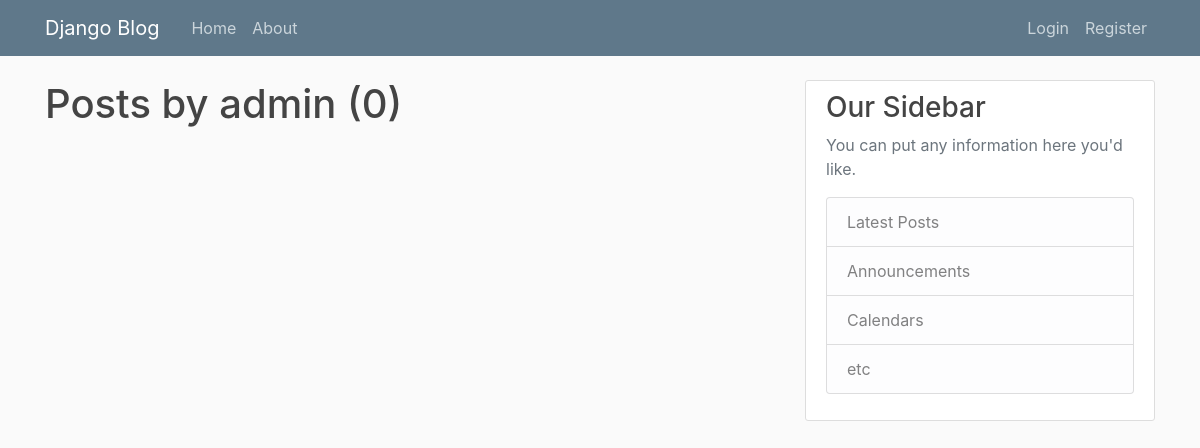
Page /post/admin on the earlier database version.
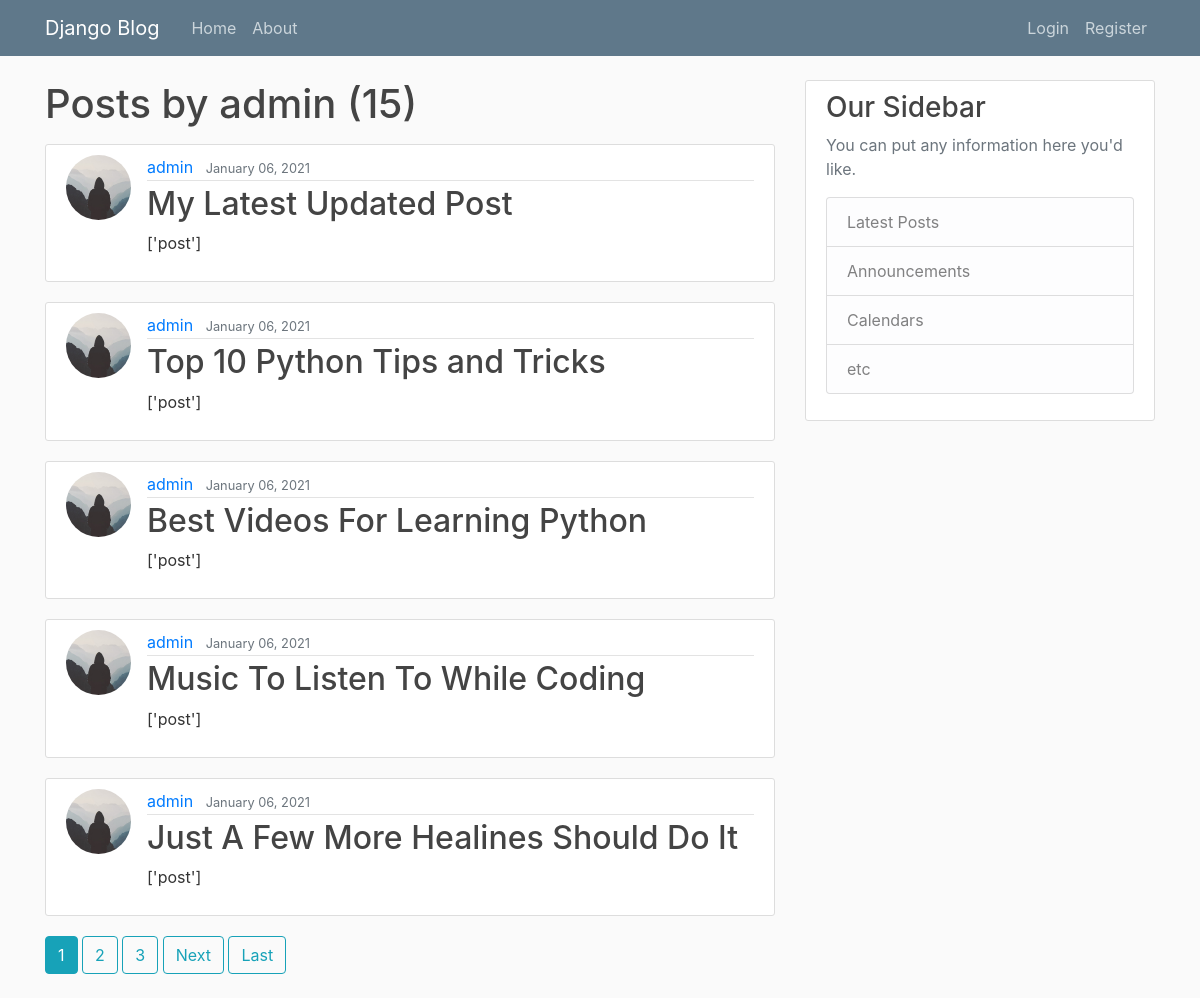
Same page on the later database version.
### blog/models.py (models this page shows, shortened)
class Post(models.Model):
    title=models.CharField(max_length=100)
    content=models.TextField()
    date_posted=models.DateTimeField(default=timezone.now)
    author=models.ForeignKey(User, on_delete=models.CASCADE)

### users/models.py (models this page shows, shortened)
class Profile(models.Model):
    user=models.OneToOneField(User, on_delete=models.CASCADE)
    image=models.ImageField(default='default.jpg',upload_to='profile_pics')

### blog/views.py (the view)
# urls.py: path('post/<str:username>', UserPostListView.as_view(), name='user-posts'),
class UserPostListView(ListView):
    model = Post
    template_name = 'user_posts.html'  # <app>/<model>_<viewtype>.html
    context_object_name = 'posts'
    ordering = ['-date_posted']
    paginate_by=5
    def get_queryset(self):
        user=get_object_or_404(User,username=self.kwargs.get('username'))
        return Post.objects.filter(author=user).order_by('-date_posted')

### templates/user_posts.html (shortened to what this page needs)
{% extends "base.html" %}
{% block content %}
<h1 class="mb-3">Posts by {{ view.kwargs.username }} ({{ page_obj.paginator.count }})</h1>
    {% for post in posts %}
        <article class="media content-section">
          <img class="rounded-circle article-img" src="{{ post.author.profile.image.url }}">
          <div class="media-body">
            <div class="article-metadata">
              <a class="mr-2" href="{% url 'user-posts' post.author.username  %}">{{ post.author }}</a>
              <small class="text-muted">{{ post.date_posted|date:"F d, Y" }}</small>
            </div>
            <h2><a class="article-title" href="{% url 'post-detail' post.id %}">{{ post.title }}</a></h2>
            <p class="article-content">{{ post.content }}</p>
          </div>
        </article>
    {% endfor %}
    {% if is_paginated %}
      {% for num in page_obj.paginator.page_range %}
        {% if page_obj.number == num %}
          <a class="btn btn-info mb-4" href="?page={{ num }}">{{ num }}</a>
        {% elif num > page_obj.number|add:'-3' and num < page_obj.number|add:'3' %}
          <a class="btn btn-outline-info mb-4" href="?page={{ num }}">{{ num }}</a>
        {% endif %}
      {% endfor %}
      {% if page_obj.has_next %}
        <a class="btn btn-outline-info mb-4" href="?page={{ page_obj.next_page_number }}">Next</a>
        <a class="btn btn-outline-info mb-4" href="?page={{ page_obj.paginator.num_pages }}">Last</a>
      {% endif %}
    {% endif %}
{% endblock content %}

### templates/base.html (shortened to what this page needs)
{% load static %}
<!DOCTYPE html>
<html>
<head>
    <link rel="stylesheet" href="https://maxcdn.bootstrapcdn.com/bootstrap/4.0.0/css/bootstrap.min.css">
    <link rel="stylesheet" type="text/css" href="{% static 'main.css' %}">
</head>
<body>
    <header class="site-header">
      <nav class="navbar navbar-expand-md navbar-dark bg-steel fixed-top">
        <div class="container">
          <a class="navbar-brand mr-4" href="{% url 'blog-home' %}">Django Blog</a>
          <div class="collapse navbar-collapse" id="navbarToggle">
            <div class="navbar-nav mr-auto">
              <a class="nav-item nav-link" href="{% url 'blog-home' %}">Home</a>
              <a class="nav-item nav-link" href="{% url 'blog-about' %}">About</a>
            </div>
            <div class="navbar-nav">
              {% if user.is_authenticated %}
                <a class="nav-item nav-link" href="{%  url 'logout' %}">Logout</a>
                <a class="nav-item nav-link" href="{%  url 'post-create' %}">New</a>
                <a class="nav-item nav-link" href="{%  url 'profile' %}">Profile</a>
              {% else %}
                <a class="nav-item nav-link" href="{%  url 'login' %}">Login</a>
                <a class="nav-item nav-link" href="{%  url 'register' %}">Register</a>
              {% endif %}
            </div>
          </div>
        </div>
      </nav>
    </header>
    <main role="main" class="container">
      <div class="row">
        <div class="col-md-8">
          {% block content %}{% endblock %}
        </div>
        <div class="col-md-4">
          <div class="content-section">
            <h3>Our Sidebar</h3>
            <p class='text-muted'>You can put any information here you'd like.
              <ul class="list-group">
                <li class="list-group-item list-group-item-light">Latest Posts</li>
                <li class="list-group-item list-group-item-light">Announcements</li>
                <li class="list-group-item list-group-item-light">Calendars</li>
                <li class="list-group-item list-group-item-light">etc</li>
              </ul>
            </p>
          </div>
        </div>
      </div>
    </main>
</body>
</html>

### static/main.css (style rules this page uses)
body { background: #fafafa; color: #333333; margin-top: 5rem; }
h1, h2, h3, h4, h5, h6 { color: #444444; }
ul { margin: 0; }
.bg-steel { background-color: #5f788a; }
.site-header .navbar-nav .nav-link { color: #cbd5db; }
.content-section { background: #ffffff; padding: 10px 20px; border: 1px solid #dddddd; border-radius: 3px; margin-bottom: 20px; }
.article-title { color: #444444; }
.article-content { white-space: pre-line; }
.article-img { height: 65px; width: 65px; margin-right: 16px; }
.article-metadata { padding-bottom: 1px; margin-bottom: 4px; border-bottom: 1px solid #e3e3e3 }

Differences in the rows shown:
added Post: author.profile.image (placeholder picture), author "admin", date_posted "January 06, 2021", title "My Latest Updated Post", content "['post']"
added Post: author.profile.image (placeholder picture), author "admin", date_posted "January 06, 2021", title "Top 10 Python Tips and Tricks", content "['post']"
added Post: author.profile.image (placeholder picture), author "admin", date_posted "January 06, 2021", title "Best Videos For Learning Python", content "['post']"
added Post: author.profile.image (placeholder picture), author "admin", date_posted "January 06, 2021", title "Music To Listen To While Coding", content "['post']"
added Post: author.profile.image (placeholder picture), author "admin", date_posted "January 06, 2021", title "Just A Few More Healines Should Do It", content "['post']"
Other differences:
{{ page_obj.paginator.count }}: "0" → "15"
new list line: "1"
new list line: "2"
new list line: "3"
text now shown: "Next Last"
